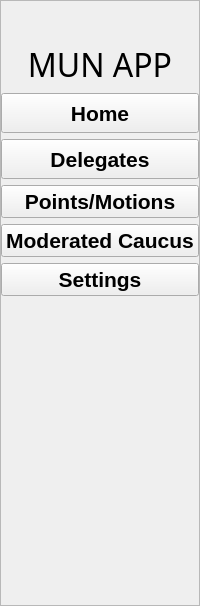
    <widget class="QFrame" name="sidebar">
     <property name="sizePolicy">
      <sizepolicy hsizetype="Fixed" vsizetype="Preferred">
       <horstretch>0</horstretch>
       <verstretch>0</verstretch>
      </sizepolicy>
     </property>
     <property name="font">
      <font>
       <pointsize>16</pointsize>
       <weight>75</weight>
       <bold>true</bold>
      </font>
     </property>
     <property name="styleSheet">
      <string notr="true"/>
     </property>
     <property name="frameShape">
      <enum>QFrame::StyledPanel</enum>
     </property>
     <property name="frameShadow">
      <enum>QFrame::Plain</enum>
     </property>
     <layout class="QGridLayout" name="gridLayout_2" rowstretch="0,0,0,0,0,0,0,0,0,0">
      <property name="sizeConstraint">
       <enum>QLayout::SetMaximumSize</enum>
      </property>
      <property name="leftMargin">
       <number>0</number>
      </property>
      <property name="rightMargin">
       <number>0</number>
      </property>
      <property name="bottomMargin">
       <number>9</number>
      </property>
      <item row="1" column="0">
       <widget class="QLabel" name="app_title">
        <property name="font">
         <font>
          <family>Poor Richard</family>
          <pointsize>24</pointsize>
          <weight>9</weight>
          <italic>false</italic>
          <bold>false</bold>
         </font>
        </property>
        <property name="text">
         <string>MUN APP</string>
        </property>
        <property name="alignment">
         <set>Qt::AlignCenter</set>
        </property>
        <property name="wordWrap">
         <bool>true</bool>
        </property>
       </widget>
      </item>
      <item row="4" column="0">
       <widget class="QPushButton" name="delegates_button">
        <property name="sizePolicy">
         <sizepolicy hsizetype="Expanding" vsizetype="Fixed">
          <horstretch>0</horstretch>
          <verstretch>0</verstretch>
         </sizepolicy>
        </property>
        <property name="minimumSize">
         <size>
          <width>20</width>
          <height>40</height>
         </size>
        </property>
        <property name="maximumSize">
         <size>
          <width>200</width>
          <height>40</height>
         </size>
        </property>
        <property name="sizeIncrement">
         <size>
          <width>0</width>
          <height>0</height>
         </size>
        </property>
        <property name="font">
         <font>
          <pointsize>16</pointsize>
          <weight>75</weight>
          <bold>true</bold>
         </font>
        </property>
        <property name="layoutDirection">
         <enum>Qt::LeftToRight</enum>
        </property>
        <property name="text">
         <string>Delegates</string>
        </property>
        <property name="default">
         <bool>false</bool>
        </property>
        <property name="flat">
         <bool>false</bool>
        </property>
       </widget>
      </item>
      <item row="8" column="0">
       <widget class="QPushButton" name="settings_button">
        <property name="font">
         <font>
          <pointsize>16</pointsize>
          <weight>75</weight>
          <bold>true</bold>
         </font>
        </property>
        <property name="text">
         <string>Settings</string>
        </property>
       </widget>
      </item>
      <item row="6" column="0">
       <widget class="QPushButton" name="points_motions_button">
        <property name="font">
         <font>
          <pointsize>16</pointsize>
          <weight>75</weight>
          <bold>true</bold>
         </font>
        </property>
        <property name="text">
         <string>Points/Motions</string>
        </property>
       </widget>
      </item>
      <item row="0" column="0">
       <widget class="QLabel" name="cira_logo">
        <property name="text">
         <string/>
        </property>
        <property name="pixmap">
         <pixmap resource="res.qrc">:/img/cira_logo.png</pixmap>
        </property>
        <property name="scaledContents">
         <bool>true</bool>
        </property>
       </widget>
      </item>
      <item row="2" column="0">
       <widget class="QPushButton" name="home_button">
        <property name="sizePolicy">
         <sizepolicy hsizetype="Expanding" vsizetype="Fixed">
          <horstretch>0</horstretch>
          <verstretch>0</verstretch>
         </sizepolicy>
        </property>
        <property name="minimumSize">
         <size>
          <width>20</width>
          <height>40</height>
         </size>
        </property>
        <property name="maximumSize">
         <size>
          <width>200</width>
          <height>40</height>
         </size>
        </property>
        <property name="sizeIncrement">
         <size>
          <width>0</width>
          <height>0</height>
         </size>
        </property>
        <property name="font">
         <font>
          <pointsize>16</pointsize>
          <weight>75</weight>
          <bold>true</bold>
         </font>
        </property>
        <property name="text">
         <string>Home</string>
        </property>
        <property name="iconSize">
         <size>
          <width>16</width>
          <height>16</height>
         </size>
        </property>
        <property name="checkable">
         <bool>false</bool>
        </property>
        <property name="default">
         <bool>false</bool>
        </property>
        <property name="flat">
         <bool>false</bool>
        </property>
       </widget>
      </item>
      <item row="7" column="0">
       <widget class="QPushButton" name="moderated_caucus_button">
        <property name="font">
         <font>
          <pointsize>16</pointsize>
          <weight>75</weight>
          <bold>true</bold>
         </font>
        </property>
        <property name="text">
         <string>Moderated Caucus</string>
        </property>
       </widget>
      </item>
      <item row="9" column="0">
       <spacer name="verticalSpacer">
        <property name="orientation">
         <enum>Qt::Vertical</enum>
        </property>
        <property name="sizeType">
         <enum>QSizePolicy::MinimumExpanding</enum>
        </property>
        <property name="sizeHint" stdset="0">
         <size>
          <width>20</width>
          <height>300</height>
         </size>
        </property>
       </spacer>
      </item>
     </layout>
    </widget>
